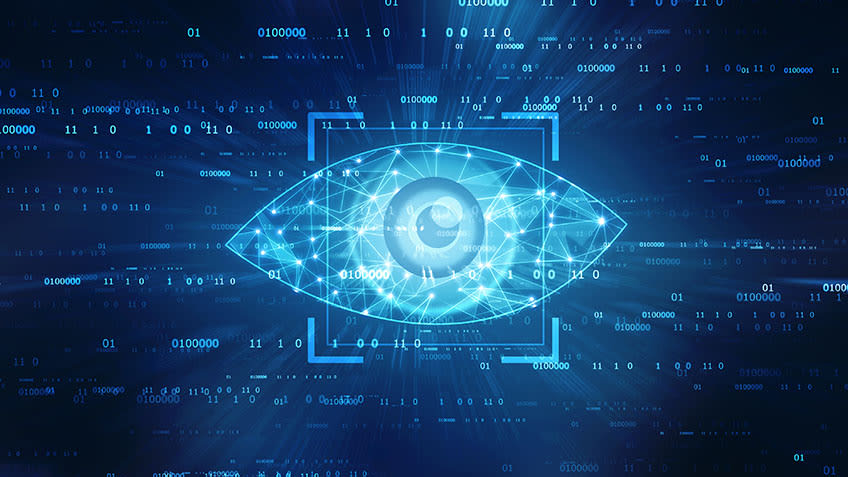
#> input picture kddo_dfmunozs_images/Original Images/Custom Images/computervision.jpg, 848 x 477 px, found by its file name
$ python P3_main.py
#> lines starting #> are read from the running program, lines starting #| are printed output that depends on the picture
"""
Created on Wed Nov 17 20:37:39 2021
Author: Khoa Dang Do, Derik Munoz Solis
Instructor: Dr. Tianfu Wu
ECE 558-01 (Fall 2021)
Project 3: Laplacian Blob Detector
File Description: Main Code
**License** © 2021 - 2021 Khoa Do, Deirk Munoz. All rights reserved.
"""


""" import necessary packages """
import numpy as np
import cv2
import time
import matplotlib.pyplot as plt


""" blobs plotting function """
def plot_blob(img, exLoc, k):


    fig, ax = plt.subplots()
    ax.imshow(img, interpolation='nearest', cmap="gray")

    for blob in exLoc:
        y,x,r = blob                                        # (x,y,radius)
        c = plt.Circle((x, y), r*k, color='red', linewidth=0.5, fill=False)
        ax.add_patch(c)

    ax.plot()
    plt.show()


""" non-max supression function """
def NMS(scaleSpace):


    scaleLayers= scaleSpace.shape[0]
    iRows, iCols = scaleSpace[0].shape


    """ 2-D NMS """
    nms2D = np.zeros((scaleLayers, iRows, iCols), dtype='float32')

    for i in range(scaleLayers):
        octaveImg = scaleSpace[i, :, :]
        [octR,octC] = octaveImg.shape
        for j in range(octR):
            for k in range(octC):
                #nms2D[i, j-1, k-1] = np.amax(octaveImg[j-1:j+2 , k-1:k+2])
                nms2D[i, j, k] = np.amax(octaveImg[j:j+2 , k:k+2])


    """ 3-D NMS """
    nms3D = np.zeros((scaleLayers, iRows, iCols), dtype='float32')

    for j in range(1, np.size(nms2D,1)-1):
            for k in range(1, np.size(nms2D,2)-1):
                nms3D[:, j, k] = np.amax(nms2D[:, j-1:j+2 , k-1:k+2])

    nms3D = np.multiply((nms3D == nms2D), nms3D)

    return nms3D                                            # return new scale space after NMS to log_scale_space


""" blobs detecting function """
def blob_detector(logImg, k, sigma):


    exLocation = []                                         # list of extremas' coordinates

    w,l = logImg[0].shape

    for i in range(w):
        for j in range(l):
            slicedImg = logImg[:, i:i+2 , j:j+2]            # 10x3x3 slice (can do with different 10xMxN slice)
            extrema = np.max(slicedImg)                     # find maximum
            if extrema >= 0.025:                            # threshold manually changed
                z,x,y = np.unravel_index(slicedImg.argmax(), slicedImg.shape)           # find locations of max values, convert linear indexes back to row-col indexes of the sliced img
                exLocation.append((i+x, j+y, np.power(k,z)*sigma))                      # convert back to locations on the original image corresponding to that sigma

    return exLocation                                       # return extremas' location to main function


""" 2-D FFT function """
def DFT2(fw):


    fw_2D = np.zeros(fw.shape, dtype=complex)               # create image same size as the original image, filled with 0's

    """ 2-D FFT algorithm """
    for i in range(fw.shape[0]):
        fw_2D[i, :] = np.fft.fft(fw[i, :])                  # do 1-D FFT on rows of original image
    for i in range(fw.shape[1]):                            # do 1-D FFT on columns of image after being 1-D FFT-ed
        fw_2D[:, i] = np.fft.fft(fw_2D[:, i])

    return fw_2D                                            # return transformed image to conv2_fft


""" kernel padding function """
def pad_kernel(w, imgR, imgC):


    kR, kC = w.shape

    paddedKernel = np.zeros((imgR,imgC)).astype(np.float32)
    paddedKernel[int((imgR/2)-(kR/2)):int((imgR/2)+(kR/2)) , int((imgC/2)-(kC/2)):int((imgC/2)+(kC/2))] = w
    paddedKernel = np.fft.ifftshift(paddedKernel)           # shift spectrum to center

    return paddedKernel                                     # return padded kernel to conv2_fft


""" zero padding function for img"""
def zero_pad_img(image,padW):


    """ zero-padding algorithm """
    paddedImg = np.zeros((image.shape[0] + (padW * 2), image.shape[1] + (padW * 2)))    # create (pad_w)-zero arrays around the image
    paddedImg[int(padW):-int(padW) , int(padW):-int(padW)] = image                      # assume padding width is even all around

    return paddedImg                                        # return padded image to conv2_fft


""" 2-D FFT convolution function """
def conv2_fft(f, w):


    padW = 1                                                # assume padding width and stride = 1

    """ convolution algorithm for grayscale """
    padded_f = zero_pad_img(f,padW)                         # call zero_pad to do pad image with zero padding
    imgR, imgC = padded_f.shape
    padded_w = pad_kernel(w, imgR, imgC)                    # pad the kernel

    padded_f_fft = DFT2(padded_f)                           # transform padded image to freg. domain
    padded_w_fft = DFT2(padded_w)                           # transform padded kernel to freg. domain

    mul_fft = np.multiply(padded_f_fft, padded_w_fft)       # convolution in freg. domain

    output = np.abs(np.conj(DFT2(np.conj(mul_fft))) / (imgR*imgC))                      # invert freg. domain to spatial domain and calculate the magnitude
                                                                                        # imaginary parts will be automatically discarded if np.abs is not used

    """ strip off extra padding to make the convoled img's size equal the og. img's size """
    newOutput = np.delete(output, np.s_[:1], axis=0)
    newOutput = np.delete(newOutput, np.s_[-1:], axis=0)
    newOutput = np.delete(newOutput, np.s_[:1], axis=1)
    newOutput = np.delete(newOutput, np.s_[-1:], axis=1)

    return newOutput                                        # return convolution result to log_scale_space


""" LoG filter generation function """
def log_kernel(scaleSigma):


    n = np.ceil(scaleSigma*6)

    x,y = np.ogrid[(-n//2):(n//2+1) , (-n//2):(n//2+1)]     # generate a grid
    xW = np.exp(-(x*x/(2.*scaleSigma**2)))
    yW = np.exp(-(y*y/(2.*scaleSigma**2)))
    w = (-(2*scaleSigma**2) + (x*x + y*y) ) * (xW*yW) * (1/(2*np.pi*scaleSigma**4))     # simply with get to standard LoG filter formula

    return w                                                # return Gaussian kernel to log_scale_space


""" Laplacian scale space function """
def log_scale_space(img, k, sigma, numLayers):


    logImg = []                                             # store list of LoG images

    for i in range(numLayers):
        scaleSigma = sigma * np.power(k, i)
        logFilter = log_kernel(scaleSigma)                  # call log_kernal function to generate LoG filters
        filteredImg = conv2_fft(img, logFilter)             # convolution in freg. domain
        squareImg = np.square(filteredImg)                  # square fitlered image
        logImg.append(squareImg)

    scaleSpace = np.array([i for i in logImg])
    newSpace = NMS(scaleSpace)                              # call NMS to perform non-max supression

    return newSpace                                         # return new LoG space scale after performing NMS to main function


""" main function """
def main_function():


    """ some constants """
    k = 1.5
    sigma = 2
    numLayers = 7                                           # no. LoG filters, manually changed

    img = cv2.imread("computervision.jpg", 0) / 255               # read image as grayscale and scale to between 0 and 1
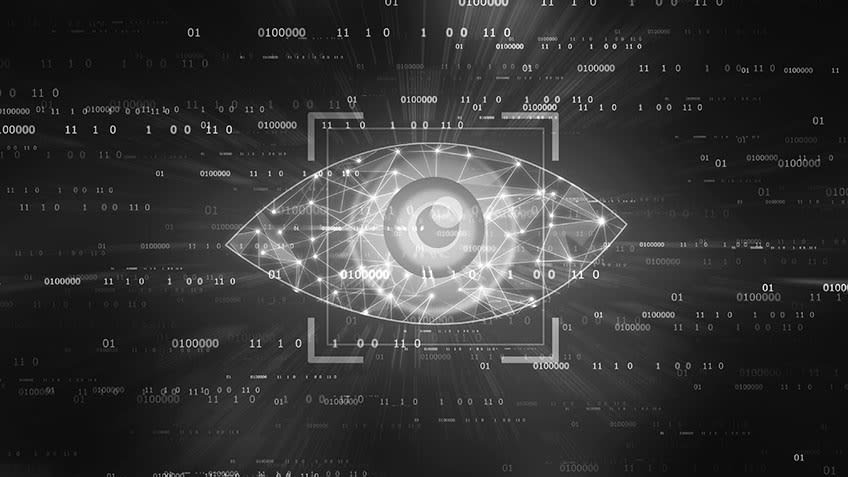
#> img: shape (477, 848) float64; min 0, max 1, mean 0.211


    clockS = time.time()                                    # start timer

    logImg = log_scale_space(img, k, sigma, numLayers)      # call log_scale_space function to convolve image with different LoG filters, perform NMS, and return list of DoG img's
#> the loop in log_scale_space, `for i in range(numLayers):` made 7 passes
#> pass 1, in conv2_fft, `output = np.abs(np.conj(DFT2(np.conj(mul_fft))) / (imgR*imgC))`:
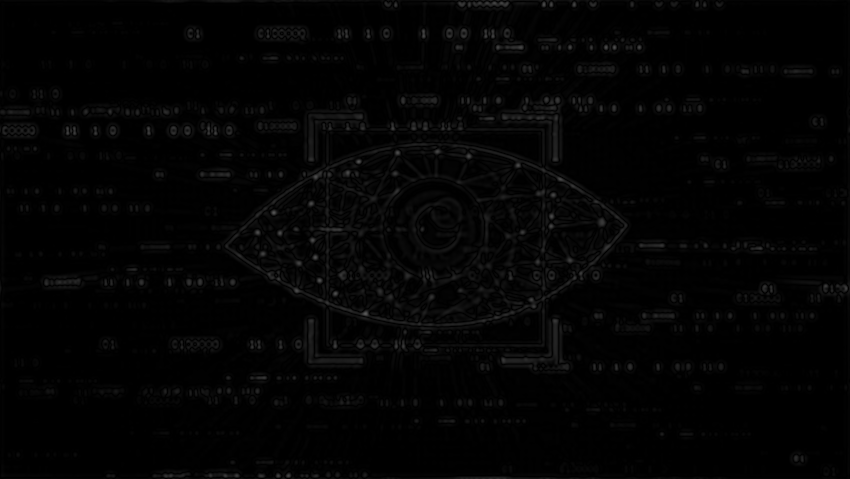
#> output: shape (479, 850) float64; min 2.34e-09, max 0.351, mean 0.0155
#> after the loop in log_scale_space, `for i in range(numLayers):`:
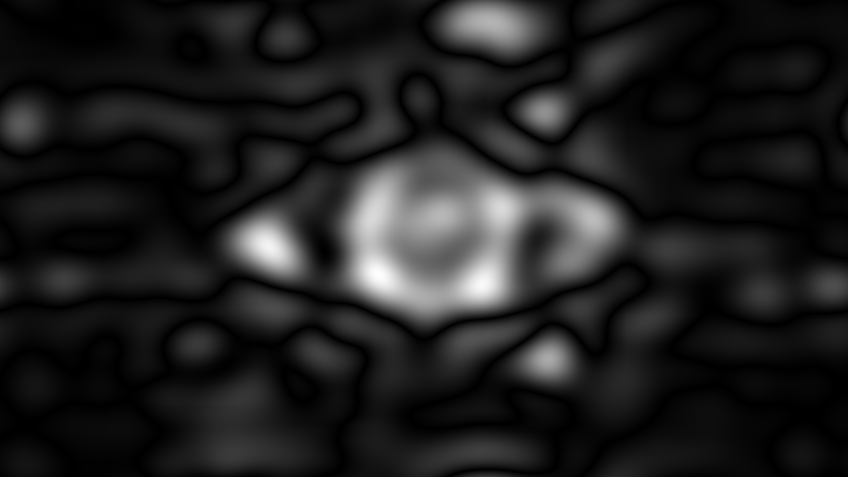
#> filteredImg: shape (477, 848) float64; min 6.84e-08, max 0.155, mean 0.0194; drawn with min black and max white
#> after the loop in log_scale_space, `for i in range(numLayers):`: logImg = 7 items
    exLoc =  list(set(blob_detector(logImg, k, sigma)))     # call blob_detector to find extrema locations, return locations, and store them in a list of set of coordinates
#> after the loop in blob_detector, `for i in range(w):`: exLocation = 2743 items, first 6: (1, 472, 2), (1, 472, 2), (1, 473, 2), (1, 477, 2), (1, 477, 2), (1, 478, 2)
#> exLoc = 1196 items, first 6: (129, 69, 2), (133, 554, 3), (207, 448, 10.12), (231, 256, 2), (276, 509, 2), (184, 570, 2)
    plot_blob(img, exLoc, k)                                # plot detected blobs on grayscale image
#> the loop in plot_blob, `for blob in exLoc:` made 1196 passes
#> in plot_blob, `plt.show()`:
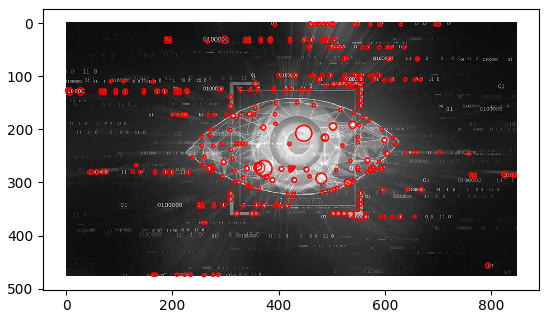
#> figure drawn by matplotlib, 1 panel

    clockE = time.time()                                    # end timer

    print("Runtime is:", clockE - clockS)                   # calculate runtime = performance


if __name__ == "__main__":
    main_function()
